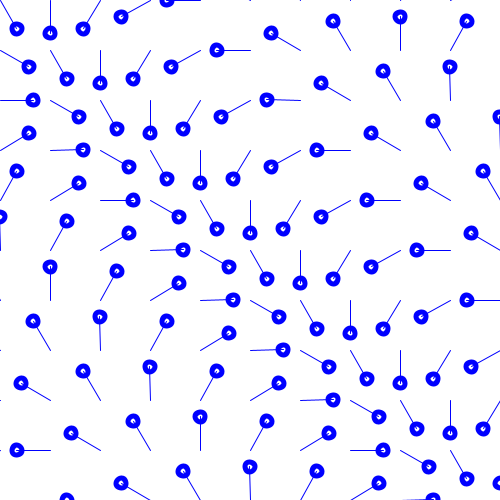
Frame 1 (no input)
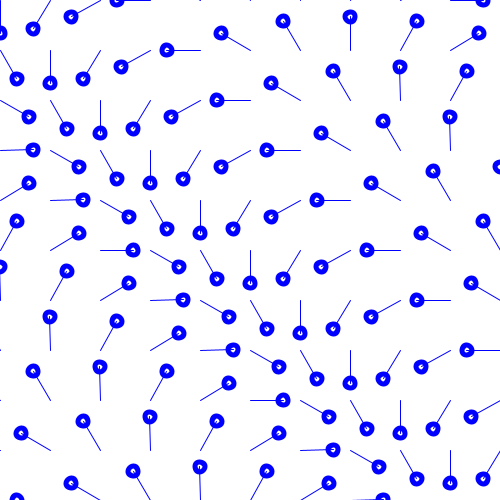
Frame 60 (the mouse pressed at the canvas centre just before this capture)
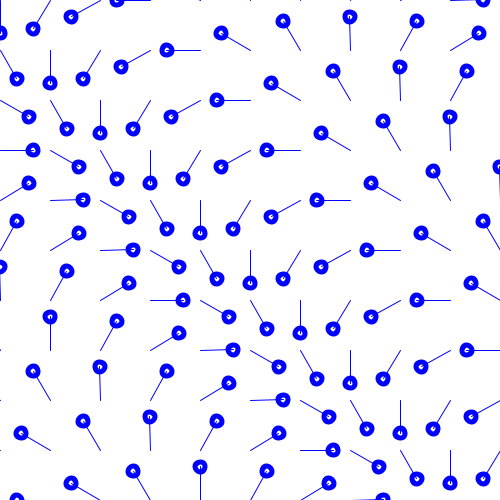
Frame 120 (the mouse held since frame 60 and released just before this capture)

The Processing sketch that drew these frames (run headless with seeded random() and noise(); from frame 60 on, the mouse is pressed at the canvas centre):

// Processing sketch: processing_151533
// ── processing_151533.pde

/*
 * Creative Coding
 * Week 2, 05 - Moving Patterns 1
 * by Indae Hwang and Jon McCormack
 * Modified by John Wood
 * 
 */

// variable used to store the current frame rate value
int frame_rate_value;

void setup() {
  size(500, 500);

  frame_rate_value = 6;
  frameRate(frame_rate_value);
  rectMode(CENTER);
  background(255);
}


void draw() {

  background(255);

  int num = 11;
  int margin = 0;
  float gutter = 0; //distance between each cell
  float cellsize = ( width - (2 * margin) - gutter * (num - 1) ) / (num - 1);

  int circleNumber = 0; // counter
  for (int i=0; i<num; i++) {
    for (int j=0; j<num; j++) {
      circleNumber = (i * num) + j; // different way to calculate the circle number from w2_04

      float tx = margin + cellsize * i + gutter * i;
      float ty = margin + cellsize * j + gutter * j;

      movingCircle(tx, ty, cellsize, circleNumber);
    }
  }
} //end of draw 


void movingCircle(float x, float y, float size, int circleNum) {

  float finalAngle;
  finalAngle = frameCount + circleNum;

  //the rotating angle for each tempX and tempY postion is affected by frameRate and angle;  
  float tempX = x + (size / 1.5) * sin(PI / frame_rate_value * finalAngle);
  float tempY = y + (size / 1.5) * cos(PI / frame_rate_value * finalAngle);


strokeWeight(10);
stroke(0, 0, 255);
ellipse(tempX , tempY , size/10, size/10);
strokeWeight(1);
//  stroke(0);
line(x, y, tempX, tempY);
}


/*
 * keyReleased function
 *
 * called automatically by Processing when a keyboard key is released
 */
void keyReleased() {

  // right arrow -- increase frame_rate_value
  if (keyCode == RIGHT && frame_rate_value < 60) {
    frame_rate_value++;
  }

  // left arrow -- decrease frame_rate_value
  if ( keyCode == LEFT && frame_rate_value > 1) {
    frame_rate_value--;
  }

  // set the frameRate and print current value on the screen
  frameRate(frame_rate_value);
  println("Current frame Rate is: " + frame_rate_value);
}
